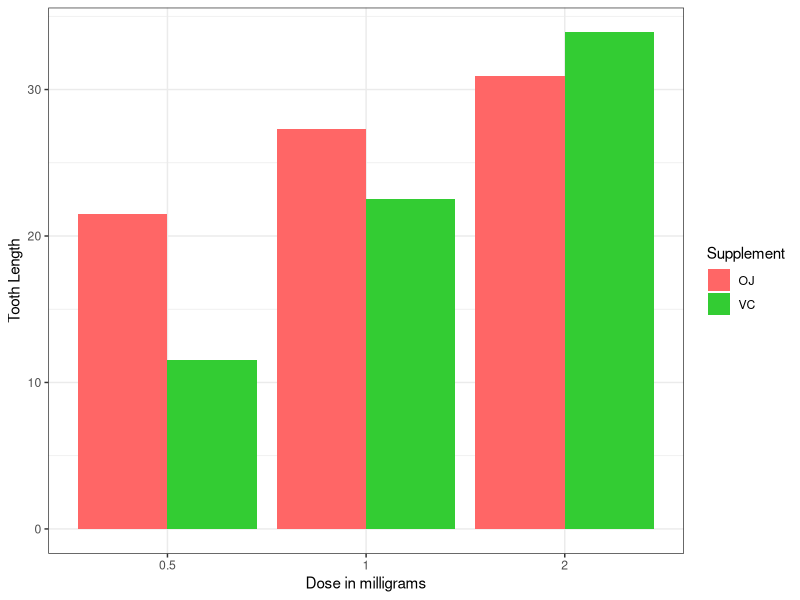

Generate this figure with R:
## ---- chunk 1
library(datasets)
?ToothGrowth
## ---- chunk 2
tooth <- ToothGrowth
str(tooth)
head(tooth)
## ---- chunk 3
library(knitr)
kable(summary(tooth))
## ---- chunk 4
library(ggplot2)
g <- ggplot(tooth, aes(as.factor(dose), len, fill = supp))
g <- g + geom_bar(stat="identity", position = "dodge") + theme_bw()
g <- g + scale_fill_manual("Teams",values = c("#ff6666", "#33cc33"), guide = guide_legend(title = "Supplement"))
g <- g + xlab("Dose in milligrams") + ylab("Tooth Length")
g
## ---- chunk 5
t.test(len ~ supp, data = tooth)
## ---- chunk 6
tooth_0.5_1.0 <- subset(tooth, dose %in% c(0.5, 1.0))
t.test(len ~ supp, tooth_0.5_1.0)
tooth_0.5_2.0 <- subset(tooth, dose %in% c(0.5, 2.0))
t.test(len ~ supp, tooth_0.5_2.0)
tooth_1.0_2.0 <- subset(tooth, dose %in% c(1.0, 2.0))
t.test(len ~ supp, tooth_1.0_2.0)
